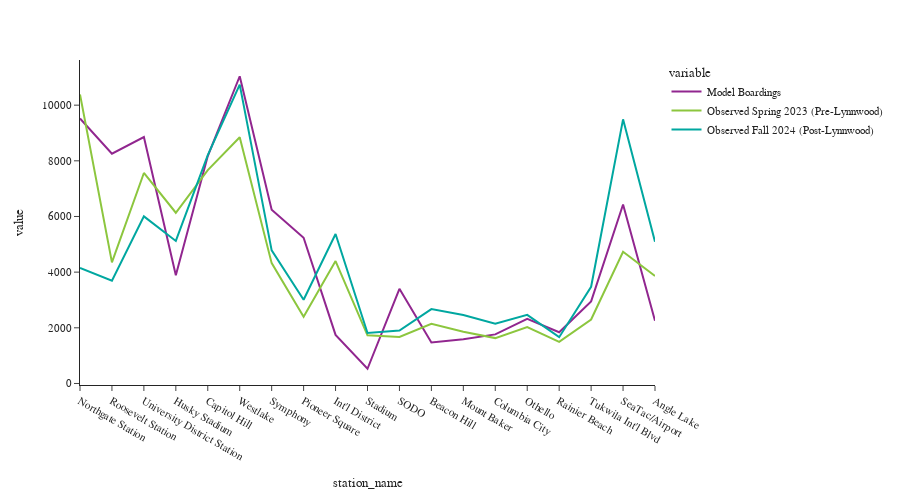

Write notebook code for a chart like this one.
### Code cell
fig = px.line(df_1_line)
fig.update_layout(height=500, width=900, font=dict(size=11),
                  yaxis_tickformat = '.00f')
fig.show()

### Figure 1 — Plotly figure (JSON) as saved in the notebook; plotly's stock layout.template omitted (floating-point values rounded to 4 significant figures)
{"data": [{"hovertemplate": "variable=Model Boardings<br>station_name=%{x}<br>value=%{y}<extra></extra>", "legendgroup": "Model Boardings", "line": {"color": "#91268F", "dash": "solid"}, "marker": {"symbol": "circle"}, "mode": "lines", "name": "Model Boardings", "orientation": "v", "showlegend": true, "type": "scatter", "x": ["Northgate Station", "Roosevelt Station", "University District Station", "Husky Stadium", "Capitol Hill", "Westlake", "Symphony", "Pioneer Square", "Int'l District", "Stadium", "SODO", "Beacon Hill", "Mount Baker", "Columbia City", "Othello", "Rainier Beach", "Tukwila Int'l Blvd", "SeaTac/Airport", "Angle Lake"], "xaxis": "x", "y": [9522.0, 8257.0, 8854.0, 3888.0, 8171.0, 11040.0, 6239.0, 5235.0, 1745.0, 528.9, 3400.0, 1474.0, 1590.0, 1763.0, 2319.0, 1840.0, 2949.0, 6430.0, 2253.0], "yaxis": "y"}, {"hovertemplate": "variable=Observed Spring 2023 (Pre-Lynnwood)<br>station_name=%{x}<br>value=%{y}<extra></extra>", "legendgroup": "Observed Spring 2023 (Pre-Lynnwood)", "line": {"color": "#8CC63E", "dash": "solid"}, "marker": {"symbol": "circle"}, "mode": "lines", "name": "Observed Spring 2023 (Pre-Lynnwood)", "orientation": "v", "showlegend": true, "type": "scatter", "x": ["Northgate Station", "Roosevelt Station", "University District Station", "Husky Stadium", "Capitol Hill", "Westlake", "Symphony", "Pioneer Square", "Int'l District", "Stadium", "SODO", "Beacon Hill", "Mount Baker", "Columbia City", "Othello", "Rainier Beach", "Tukwila Int'l Blvd", "SeaTac/Airport", "Angle Lake"], "xaxis": "x", "y": [10380.0, 4349.0, 7563.0, 6134.0, 7667.0, 8845.0, 4324.0, 2400.0, 4399.0, 1731.0, 1669.0, 2147.0, 1861.0, 1630.0, 2030.0, 1495.0, 2298.0, 4731.0, 3865.0], "yaxis": "y"}, {"hovertemplate": "variable=Observed Fall 2024 (Post-Lynnwood)<br>station_name=%{x}<br>value=%{y}<extra></extra>", "legendgroup": "Observed Fall 2024 (Post-Lynnwood)", "line": {"color": "#00A7A0", "dash": "solid"}, "marker": {"symbol": "circle"}, "mode": "lines", "name": "Observed Fall 2024 (Post-Lynnwood)", "orientation": "v", "showlegend": true, "type": "scatter", "x": ["Northgate Station", "Roosevelt Station", "University District Station", "Husky Stadium", "Capitol Hill", "Westlake", "Symphony", "Pioneer Square", "Int'l District", "Stadium", "SODO", "Beacon Hill", "Mount Baker", "Columbia City", "Othello", "Rainier Beach", "Tukwila Int'l Blvd", "SeaTac/Airport", "Angle Lake"], "xaxis": "x", "y": [4150.0, 3693.0, 6004.0, 5122.0, 8207.0, 10740.0, 4783.0, 3008.0, 5372.0, 1813.0, 1899.0, 2672.0, 2458.0, 2145.0, 2466.0, 1663.0, 3475.0, 9490.0, 5093.0], "yaxis": "y"}], "layout": {"font": {"size": 11}, "height": 500, "legend": {"title": {"text": "variable"}, "tracegroupgap": 0}, "margin": {"t": 60}, "width": 900, "xaxis": {"anchor": "y", "domain": [0.0, 1.0], "title": {"text": "station_name"}}, "yaxis": {"anchor": "x", "domain": [0.0, 1.0], "tickformat": ".00f", "title": {"text": "value"}}}}
